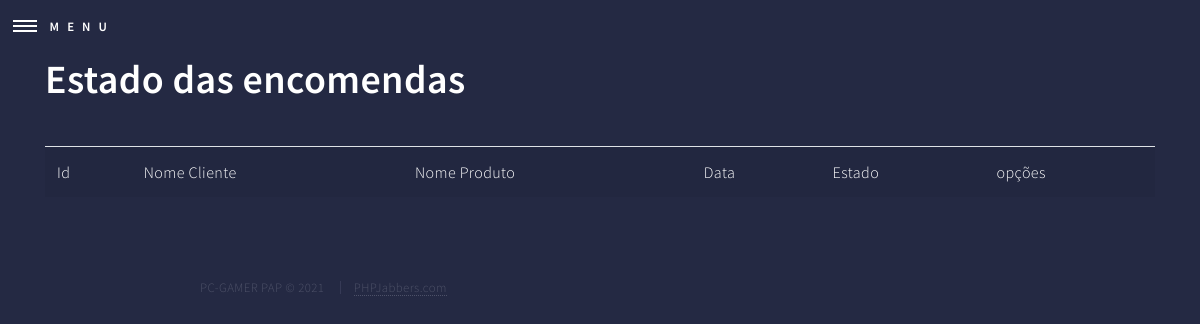
The page /admin/listaEstadoCompras.php on the database as committed earlier.
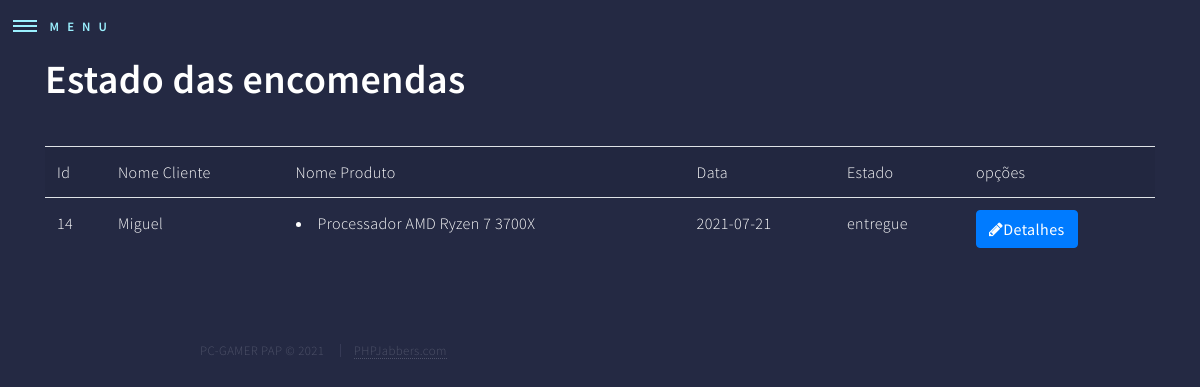
The same page on the database as committed later.
### tables this page shows
CREATE TABLE `encomendas` (
  `encomendaId` int(11) NOT NULL AUTO_INCREMENT,
  `encomendaData` date NOT NULL,
  `encomendaEstado` enum('preparacao','caminho','entregue') NOT NULL,
  `encomendaValorFinal` decimal(10,2) NOT NULL,
  `encomendaPerfilId` int(11) NOT NULL,
  PRIMARY KEY (`encomendaId`) USING BTREE,
  KEY `fk_encomendas_perfis1_idx` (`encomendaPerfilId`) USING BTREE,
  CONSTRAINT `fk_encomendas_perfis1` FOREIGN KEY (`encomendaPerfilId`) REFERENCES `perfis` (`perfilId`) ON DELETE NO ACTION ON UPDATE NO ACTION
);

CREATE TABLE `perfis` (
  `perfilId` int(11) NOT NULL,
  `perfilNome` varchar(45) NOT NULL,
  `perfilMorada` varchar(255) NOT NULL,
  `perfilTelefone` varchar(45) NOT NULL,
  `perfilEmail` varchar(45) NOT NULL,
  PRIMARY KEY (`perfilId`) USING BTREE,
  UNIQUE KEY `users_userId_UNIQUE` (`perfilId`) USING BTREE,
  KEY `fk_perfis_users1_idx` (`perfilId`) USING BTREE,
  CONSTRAINT `fk_perfis_users1` FOREIGN KEY (`perfilId`) REFERENCES `users` (`userId`) ON DELETE NO ACTION ON UPDATE NO ACTION
);

CREATE TABLE `encomendadetalhes` (
  `encomendaDetalheId` int(11) NOT NULL AUTO_INCREMENT,
  `encomendaDetalheEncomendaId` int(11) NOT NULL,
  `encomendaDetalheProdutoId` int(11) NOT NULL,
  `encomendaDetalhePreco` decimal(10,2) NOT NULL,
  `encomendaDetalheQuantidade` int(11) NOT NULL,
  PRIMARY KEY (`encomendaDetalheId`) USING BTREE,
  KEY `fk_encomendadetalhes_encomendas1_idx` (`encomendaDetalheEncomendaId`) USING BTREE,
  KEY `fk_encomendadetalhes_produtos1_idx` (`encomendaDetalheProdutoId`) USING BTREE,
  CONSTRAINT `fk_encomendadetalhes_encomendas1` FOREIGN KEY (`encomendaDetalheEncomendaId`) REFERENCES `encomendas` (`encomendaId`) ON DELETE NO ACTION ON UPDATE NO ACTION,
  CONSTRAINT `fk_encomendadetalhes_produtos1` FOREIGN KEY (`encomendaDetalheProdutoId`) REFERENCES `produtos` (`produtoId`) ON DELETE NO ACTION ON UPDATE NO ACTION
);

CREATE TABLE `produtos` (
  `produtoId` int(11) NOT NULL AUTO_INCREMENT,
  `produtoNome` varchar(255) NOT NULL,
  `produtoImagemURL` varchar(255) NOT NULL,
  `produtoDescricao` text NOT NULL,
  `produtoPreco` decimal(10,2) NOT NULL,
  `produtoCategoriaId` int(11) NOT NULL,
  `produtoDestaque` enum('sim','nao') NOT NULL DEFAULT 'nao',
  PRIMARY KEY (`produtoId`) USING BTREE,
  KEY `fk_produtos_categorias1_idx` (`produtoCategoriaId`) USING BTREE,
  CONSTRAINT `fk_produtos_categorias1` FOREIGN KEY (`produtoCategoriaId`) REFERENCES `categorias` (`categoriaId`) ON DELETE NO ACTION ON UPDATE NO ACTION
);

### admin/listaEstadoCompras.php (the view, shortened to what this page needs)
<?php
include_once("includes/body.inc.php");
$con=mysqli_connect("localhost","root","","pap2021pcgammer");
$con->set_charset("utf8");
$sql="Select * from encomendas inner join perfis on perfilId=encomendaPerfilId ";
$result=mysqli_query($con,$sql);
top();
?>
<div class="container">
    <h1>Estado das encomendas</h1>
    <table class='table table-striped' width="100%">
        <tr>
            <th>Id</th>
            <th>Nome Cliente</th>
            <th>Nome Produto</th>
            <th>Data</th>
            <th>Estado</th>
            <th colspan="2">opções</th>
        </tr>
        <?php
        while($dados=mysqli_fetch_array($result)){
            ?>
            <tr>
                <td><?php echo $dados['encomendaId']?></td>
                <td><?php echo $dados['perfilNome']?></td>
                <td>
                    <?php
                    $sql="Select * from encomendadetalhes inner join produtos on produtoId=encomendaDetalheProdutoId ";
                    $sql.=" where encomendaDetalheEncomendaId=".$dados['encomendaId'];
                    $resultPrd=mysqli_query($con,$sql);
                    while($dadosPrd=mysqli_fetch_array($resultPrd)) {
                        echo '<li>' . $dadosPrd['produtoNome'] . '</li>';
                    }
                    ?>
                </td>
                <td><?php echo $dados['encomendaData']?></td>
                <td><?php echo $dados['encomendaEstado']?></td>
                <td>
                    <?php
                        if($dados['encomendaEstado']=='entregue'){
                    ?>
                    <a class='btn btn-primary btn-xs' href="verEncomenda.php?id=<?php echo $dados['encomendaId']?>">
                        <i class='fa fa-pencil'></i>Detalhes</a>
                    <?php
                        }
                    ?>
                </td>
            </tr>
            <?php
        }
        ?>
    </table>
</div>
<?php
Bottom();
?>

### admin/includes/body.inc.php (shortened to what this page needs)
<?php
function top()
{
    ?>
    <!DOCTYPE HTML>
    <html>
    <head>
        <link rel="stylesheet" href="assets/bootstrap/css/bootstrap.min.css" />
        <link rel="stylesheet" href="assets/css/main.css" />
    </head>
    <body class="is-preload">
    <body id="wrapper">
        <header id="header" class="alt">
                <nav>
                     <a  href="#menu">Menu</a>
                </nav>
        </header>
    <?php
}
?>
<?php
    function Bottom($menu = HOME, $idPrd=-1){
    ?>
        <footer id="footer">
            <div class="inner">
                <ul class="copyright">
                    <li>PC-GAMER PAP © 2021</li>
                    <li> <a href="https://www.phpjabbers.com/">PHPJabbers.com</a></li>
                </ul>
            </div>
        </footer>
        </body>
    </HTML>
<?php
}
?>

Rows that differ between the two databases and show on the page:
added encomendas: encomendaId "14", encomendaPerfilId.perfilNome "Miguel", encomendaData "2021-07-21", encomendaEstado "entregue"
added encomendadetalhes: encomendaDetalheProdutoId.produtoNome "Processador AMD Ryzen 7 3700X"
